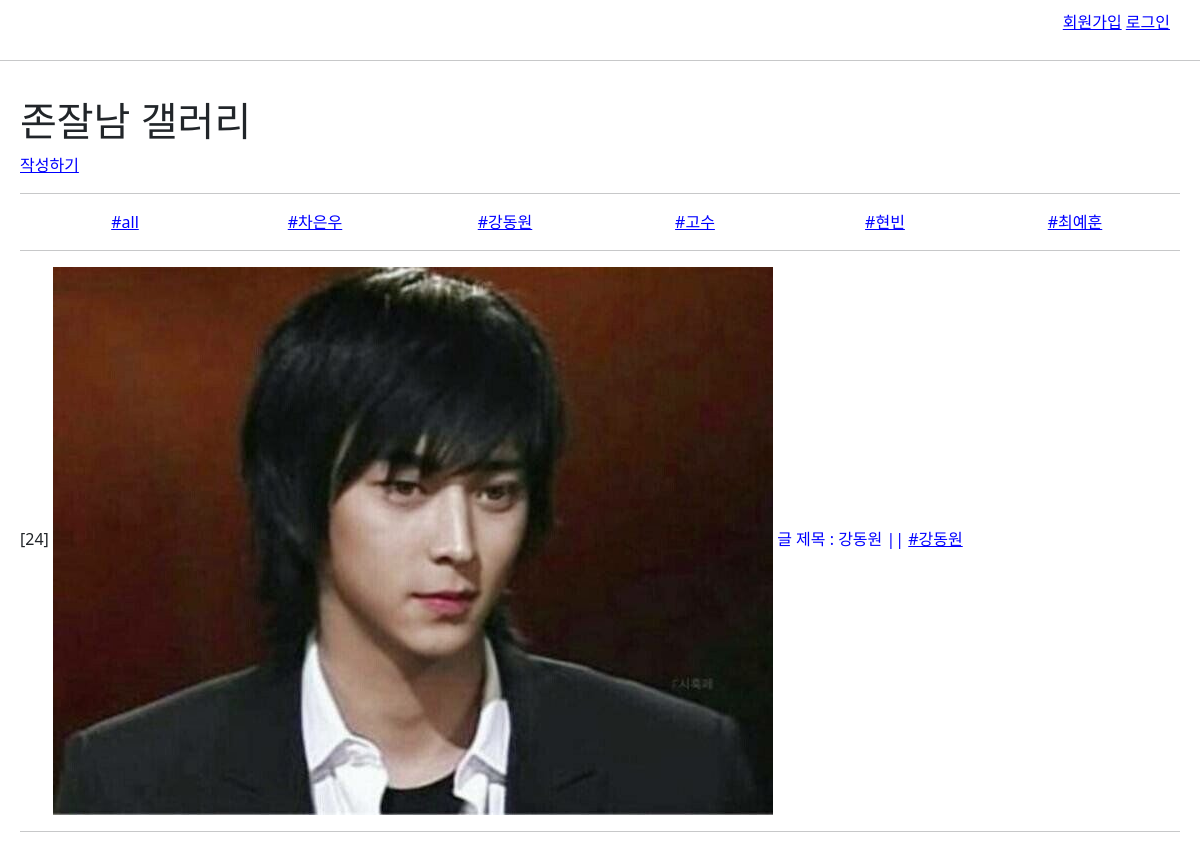
The page /articles/ (upper part) on the database as committed earlier.
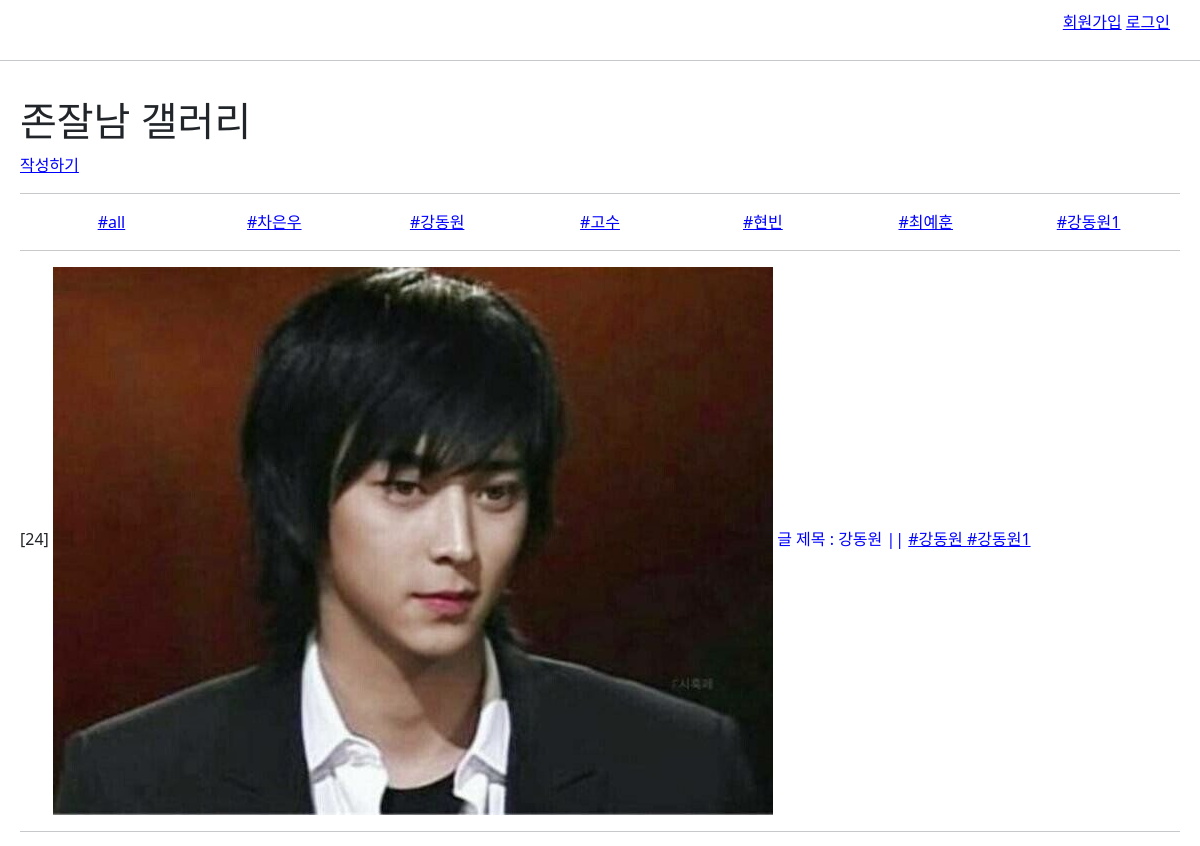
The same page on the database as committed later.
### articles/models.py (models this page shows, shortened)
class Hashtag(models.Model):
    content = models.CharField(max_length=30,unique=True)

class Article(models.Model):
    title = models.CharField(max_length=30)
    content = models.TextField()
    image = models.ImageField(blank=True, null=True)
    thumbnail_img = ImageSpecField(
        source = 'image',
        processors = [Thumbnail(200,300)], # 200X300 으로 줄이자
        format = 'JPEG',
        options = {'quality':80},
    )
    created_at = models.DateTimeField(auto_now_add=True)
    updated_at = models.DateTimeField(auto_now=True)
    hashtags = models.ManyToManyField(Hashtag)

### articles/views.py (the view)
# urls.py: path('', views.index, name='index'),
def index(request):
    articles = Article.objects.all()
    hashtags = Hashtag.objects.all()
    context = {
        'articles': articles,
        'hashtags' : hashtags,
        }
    return render(request, 'articles/index.html', context)

### articles/templates/articles/index.html
{% extends 'base.html' %}
{% block content %}
  <h1>존잘남 갤러리</h1>
  <a href="{% url 'articles:create' %}">작성하기</a>
  <hr />
  <div class="container text-center">
    <div class="row">
      <div class="col">
        <a href="{% url 'articles:index' %}">
          #all
        </a>
      </div>
      {% for hashtag in hashtags %}
        {% if hashtag.article_set.all %}
        <div class="col">
          <a href="{% url 'articles:hashtag' hashtag.pk %}">
            {{hashtag.content}}
          </a>
        </div>
        {% endif %}
      {% endfor %}
    </div>
  </div>
  <hr>
  {% for article in articles %}
    <p>
      [{{article.id}}] <a href="{% url 'articles:detail' article.pk %}" id="article-title">
        {% if article.thumbnail_img %}
        <img src="{{article.thumbnail_img.url}}" />
        {% endif %}
        글 제목 : {{article.title}} ||
        {% if article.hashtags %}
          {% for hashtag in article.hashtags.all %}
          <a href="{% url 'articles:hashtag' hashtag.pk %}"> {{hashtag.content}} </a>
          {% endfor %}
        {% endif %}
      </a>
    </p>
    <hr />
  {% endfor %}
{% endblock content %}

Rows that differ between the two databases and show on the page:
added Hashtag: content "#강동원1"
